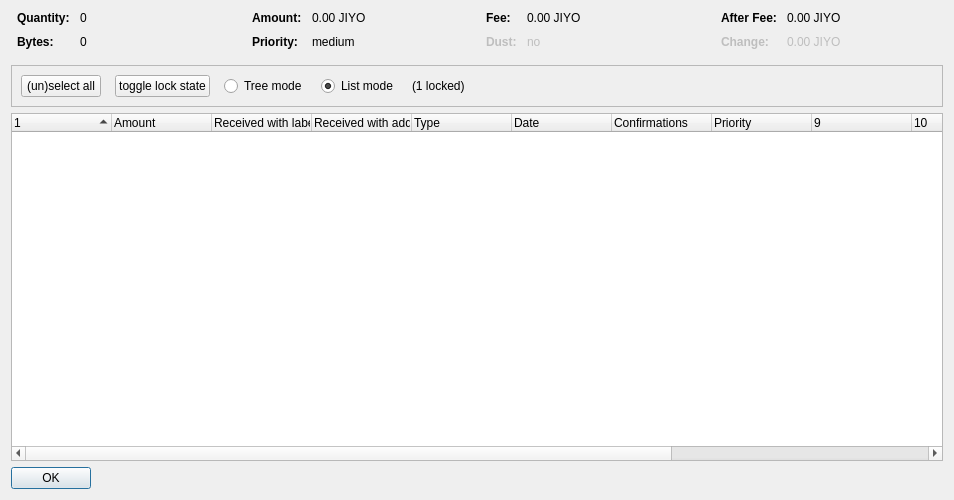
<?xml version="1.0" encoding="UTF-8"?>
<ui version="4.0">
 <class>CoinControlDialog</class>
 <widget class="QDialog" name="CoinControlDialog">
  <property name="geometry">
   <rect>
    <x>0</x>
    <y>0</y>
    <width>954</width>
    <height>500</height>
   </rect>
  </property>
  <property name="windowTitle">
   <string>Coin Selection</string>
  </property>
  <layout class="QVBoxLayout" name="verticalLayout">
   <item>
    <layout class="QHBoxLayout" name="horizontalLayoutTop" stretch="0,0,0,0">
     <property name="topMargin">
      <number>0</number>
     </property>
     <property name="bottomMargin">
      <number>10</number>
     </property>
     <item>
      <layout class="QFormLayout" name="formLayoutCoinControl1">
       <property name="horizontalSpacing">
        <number>10</number>
       </property>
       <property name="verticalSpacing">
        <number>10</number>
       </property>
       <property name="leftMargin">
        <number>6</number>
       </property>
       <property name="rightMargin">
        <number>6</number>
       </property>
       <item row="0" column="0">
        <widget class="QLabel" name="labelCoinControlQuantityText">
         <property name="font">
          <font>
           <weight>75</weight>
           <bold>true</bold>
          </font>
         </property>
         <property name="text">
          <string>Quantity:</string>
         </property>
        </widget>
       </item>
       <item row="0" column="1">
        <widget class="QLabel" name="labelCoinControlQuantity">
         <property name="cursor">
          <cursorShape>IBeamCursor</cursorShape>
         </property>
         <property name="contextMenuPolicy">
          <enum>Qt::ActionsContextMenu</enum>
         </property>
         <property name="text">
          <string notr="true">0</string>
         </property>
         <property name="textInteractionFlags">
          <set>Qt::LinksAccessibleByMouse|Qt::TextSelectableByKeyboard|Qt::TextSelectableByMouse</set>
         </property>
        </widget>
       </item>
       <item row="1" column="0">
        <widget class="QLabel" name="labelCoinControlBytesText">
         <property name="font">
          <font>
           <weight>75</weight>
           <bold>true</bold>
          </font>
         </property>
         <property name="text">
          <string>Bytes:</string>
         </property>
        </widget>
       </item>
       <item row="1" column="1">
        <widget class="QLabel" name="labelCoinControlBytes">
         <property name="cursor">
          <cursorShape>IBeamCursor</cursorShape>
         </property>
         <property name="contextMenuPolicy">
          <enum>Qt::ActionsContextMenu</enum>
         </property>
         <property name="text">
          <string notr="true">0</string>
         </property>
         <property name="textInteractionFlags">
          <set>Qt::LinksAccessibleByMouse|Qt::TextSelectableByKeyboard|Qt::TextSelectableByMouse</set>
         </property>
        </widget>
       </item>
      </layout>
     </item>
     <item>
      <layout class="QFormLayout" name="formLayoutCoinControl2">
       <property name="horizontalSpacing">
        <number>10</number>
       </property>
       <property name="verticalSpacing">
        <number>10</number>
       </property>
       <property name="leftMargin">
        <number>6</number>
       </property>
       <property name="rightMargin">
        <number>6</number>
       </property>
       <item row="0" column="0">
        <widget class="QLabel" name="labelCoinControlAmountText">
         <property name="font">
          <font>
           <weight>75</weight>
           <bold>true</bold>
          </font>
         </property>
         <property name="text">
          <string>Amount:</string>
         </property>
        </widget>
       </item>
       <item row="0" column="1">
        <widget class="QLabel" name="labelCoinControlAmount">
         <property name="cursor">
          <cursorShape>IBeamCursor</cursorShape>
         </property>
         <property name="contextMenuPolicy">
          <enum>Qt::ActionsContextMenu</enum>
         </property>
         <property name="text">
          <string notr="true">0.00 JIYO</string>
         </property>
         <property name="textInteractionFlags">
          <set>Qt::LinksAccessibleByMouse|Qt::TextSelectableByKeyboard|Qt::TextSelectableByMouse</set>
         </property>
        </widget>
       </item>
       <item row="1" column="0">
        <widget class="QLabel" name="labelCoinControlPriorityText">
         <property name="font">
          <font>
           <weight>75</weight>
           <bold>true</bold>
          </font>
         </property>
         <property name="text">
          <string>Priority:</string>
         </property>
        </widget>
       </item>
       <item row="1" column="1">
        <widget class="QLabel" name="labelCoinControlPriority">
         <property name="cursor">
          <cursorShape>IBeamCursor</cursorShape>
         </property>
         <property name="contextMenuPolicy">
          <enum>Qt::ActionsContextMenu</enum>
         </property>
         <property name="text">
          <string>medium</string>
         </property>
         <property name="textInteractionFlags">
          <set>Qt::LinksAccessibleByMouse|Qt::TextSelectableByKeyboard|Qt::TextSelectableByMouse</set>
         </property>
        </widget>
       </item>
      </layout>
     </item>
     <item>
      <layout class="QFormLayout" name="formLayoutCoinControl3">
       <property name="horizontalSpacing">
        <number>10</number>
       </property>
       <property name="verticalSpacing">
        <number>10</number>
       </property>
       <property name="leftMargin">
        <number>6</number>
       </property>
       <property name="rightMargin">
        <number>6</number>
       </property>
       <item row="0" column="0">
        <widget class="QLabel" name="labelCoinControlFeeText">
         <property name="font">
          <font>
           <weight>75</weight>
           <bold>true</bold>
          </font>
         </property>
         <property name="text">
          <string>Fee:</string>
         </property>
        </widget>
       </item>
       <item row="0" column="1">
        <widget class="QLabel" name="labelCoinControlFee">
         <property name="cursor">
          <cursorShape>IBeamCursor</cursorShape>
         </property>
         <property name="contextMenuPolicy">
          <enum>Qt::ActionsContextMenu</enum>
         </property>
         <property name="text">
          <string notr="true">0.00 JIYO</string>
         </property>
         <property name="textInteractionFlags">
          <set>Qt::LinksAccessibleByMouse|Qt::TextSelectableByKeyboard|Qt::TextSelectableByMouse</set>
         </property>
        </widget>
       </item>
       <item row="1" column="0">
        <widget class="QLabel" name="labelCoinControlLowOutputText">
         <property name="enabled">
          <bool>false</bool>
         </property>
         <property name="font">
          <font>
           <weight>75</weight>
           <bold>true</bold>
          </font>
         </property>
         <property name="text">
          <string>Dust:</string>
         </property>
        </widget>
       </item>
       <item row="1" column="1">
        <widget class="QLabel" name="labelCoinControlLowOutput">
         <property name="enabled">
          <bool>false</bool>
         </property>
         <property name="cursor">
          <cursorShape>IBeamCursor</cursorShape>
         </property>
         <property name="contextMenuPolicy">
          <enum>Qt::ActionsContextMenu</enum>
         </property>
         <property name="text">
          <string>no</string>
         </property>
         <property name="textInteractionFlags">
          <set>Qt::LinksAccessibleByMouse|Qt::TextSelectableByKeyboard|Qt::TextSelectableByMouse</set>
         </property>
        </widget>
       </item>
      </layout>
     </item>
     <item>
      <layout class="QFormLayout" name="formLayoutCoinControl4">
       <property name="horizontalSpacing">
        <number>10</number>
       </property>
       <property name="verticalSpacing">
        <number>10</number>
       </property>
       <property name="leftMargin">
        <number>6</number>
       </property>
       <property name="rightMargin">
        <number>6</number>
       </property>
       <item row="0" column="0">
        <widget class="QLabel" name="labelCoinControlAfterFeeText">
         <property name="font">
          <font>
           <weight>75</weight>
           <bold>true</bold>
          </font>
         </property>
         <property name="text">
          <string>After Fee:</string>
         </property>
        </widget>
       </item>
       <item row="0" column="1">
        <widget class="QLabel" name="labelCoinControlAfterFee">
         <property name="cursor">
          <cursorShape>IBeamCursor</cursorShape>
         </property>
         <property name="contextMenuPolicy">
          <enum>Qt::ActionsContextMenu</enum>
         </property>
         <property name="text">
          <string notr="true">0.00 JIYO</string>
         </property>
         <property name="textInteractionFlags">
          <set>Qt::LinksAccessibleByMouse|Qt::TextSelectableByKeyboard|Qt::TextSelectableByMouse</set>
         </property>
        </widget>
       </item>
       <item row="1" column="0">
        <widget class="QLabel" name="labelCoinControlChangeText">
         <property name="enabled">
          <bool>false</bool>
         </property>
         <property name="font">
          <font>
           <weight>75</weight>
           <bold>true</bold>
          </font>
         </property>
         <property name="text">
          <string>Change:</string>
         </property>
        </widget>
       </item>
       <item row="1" column="1">
        <widget class="QLabel" name="labelCoinControlChange">
         <property name="enabled">
          <bool>false</bool>
         </property>
         <property name="cursor">
          <cursorShape>IBeamCursor</cursorShape>
         </property>
         <property name="contextMenuPolicy">
          <enum>Qt::ActionsContextMenu</enum>
         </property>
         <property name="text">
          <string notr="true">0.00 JIYO</string>
         </property>
         <property name="textInteractionFlags">
          <set>Qt::LinksAccessibleByMouse|Qt::TextSelectableByKeyboard|Qt::TextSelectableByMouse</set>
         </property>
        </widget>
       </item>
      </layout>
     </item>
    </layout>
   </item>
   <item>
    <widget class="QFrame" name="frame">
     <property name="minimumSize">
      <size>
       <width>0</width>
       <height>40</height>
      </size>
     </property>
     <property name="frameShape">
      <enum>QFrame::StyledPanel</enum>
     </property>
     <property name="frameShadow">
      <enum>QFrame::Sunken</enum>
     </property>
     <layout class="QHBoxLayout" name="horizontalLayout">
      <item>
       <layout class="QHBoxLayout" name="horizontalLayoutPanel" stretch="0,0,0,0,0,0">
        <property name="spacing">
         <number>14</number>
        </property>
        <item>
         <widget class="QPushButton" name="pushButtonSelectAll">
          <property name="sizePolicy">
           <sizepolicy hsizetype="Maximum" vsizetype="Fixed">
            <horstretch>0</horstretch>
            <verstretch>0</verstretch>
           </sizepolicy>
          </property>
          <property name="text">
           <string>(un)select all</string>
          </property>
          <property name="autoDefault">
           <bool>false</bool>
          </property>
         </widget>
        </item>
        <item>
         <widget class="QPushButton" name="pushButtonToggleLock">
          <property name="sizePolicy">
           <sizepolicy hsizetype="Maximum" vsizetype="Fixed">
            <horstretch>0</horstretch>
            <verstretch>0</verstretch>
           </sizepolicy>
          </property>
          <property name="text">
           <string>toggle lock state</string>
          </property>
          <property name="autoDefault">
           <bool>false</bool>
          </property>
         </widget>
        </item>
        <item>
         <widget class="QRadioButton" name="radioTreeMode">
          <property name="sizePolicy">
           <sizepolicy hsizetype="Maximum" vsizetype="Fixed">
            <horstretch>0</horstretch>
            <verstretch>0</verstretch>
           </sizepolicy>
          </property>
          <property name="text">
           <string>Tree mode</string>
          </property>
         </widget>
        </item>
        <item>
         <widget class="QRadioButton" name="radioListMode">
          <property name="sizePolicy">
           <sizepolicy hsizetype="Maximum" vsizetype="Fixed">
            <horstretch>0</horstretch>
            <verstretch>0</verstretch>
           </sizepolicy>
          </property>
          <property name="text">
           <string>List mode</string>
          </property>
          <property name="checked">
           <bool>true</bool>
          </property>
         </widget>
        </item>
        <item>
         <widget class="QLabel" name="labelLocked">
          <property name="text">
           <string>(1 locked)</string>
          </property>
         </widget>
        </item>
        <item>
         <spacer name="horizontalSpacer">
          <property name="orientation">
           <enum>Qt::Horizontal</enum>
          </property>
          <property name="sizeHint" stdset="0">
           <size>
            <width>40</width>
            <height>20</height>
           </size>
          </property>
         </spacer>
        </item>
       </layout>
      </item>
     </layout>
    </widget>
   </item>
   <item>
    <widget class="CoinControlTreeWidget" name="treeWidget">
     <property name="contextMenuPolicy">
      <enum>Qt::CustomContextMenu</enum>
     </property>
     <property name="sortingEnabled">
      <bool>false</bool>
     </property>
     <property name="columnCount">
      <number>13</number>
     </property>
     <attribute name="headerShowSortIndicator" stdset="0">
      <bool>true</bool>
     </attribute>
     <attribute name="headerStretchLastSection">
      <bool>false</bool>
     </attribute>
     <column>
      <property name="text">
       <string/>
      </property>
     </column>
     <column>
      <property name="text">
       <string>Amount</string>
      </property>
     </column>
     <column>
      <property name="text">
       <string>Received with label</string>
      </property>
     </column>
     <column>
      <property name="text">
       <string>Received with address</string>
      </property>
     </column>
     <column>
      <property name="text">
	<string>Type</string>
      </property>
     </column>
     <column>
      <property name="text">	 
       <string>Date</string>
      </property>
     </column>
     <column>
      <property name="text">
       <string>Confirmations</string>
      </property>
      <property name="toolTip">
       <string>Confirmed</string>
      </property>
     </column>
     <column>
      <property name="text">
       <string>Priority</string>
      </property>
     </column>
     <column>
      <property name="text">
       <string/>
      </property>
     </column>
     <column>
      <property name="text">
       <string/>
      </property>
     </column>
     <column>
      <property name="text">
       <string/>
      </property>
     </column>
     <column>
      <property name="text">
       <string/>
      </property>
     </column>
     <column>
      <property name="text">
       <string/>
      </property>
     </column>
    </widget>
   </item>
   <item>
    <widget class="QDialogButtonBox" name="buttonBox">
     <property name="sizePolicy">
      <sizepolicy hsizetype="Maximum" vsizetype="Fixed">
       <horstretch>0</horstretch>
       <verstretch>0</verstretch>
      </sizepolicy>
     </property>
     <property name="orientation">
      <enum>Qt::Horizontal</enum>
     </property>
     <property name="standardButtons">
      <set>QDialogButtonBox::Ok</set>
     </property>
    </widget>
   </item>
  </layout>
 </widget>
 <customwidgets>
  <customwidget>
   <class>CoinControlTreeWidget</class>
   <extends>QTreeWidget</extends>
   <header>coincontroltreewidget.h</header>
  </customwidget>
 </customwidgets>
 <resources/>
 <connections/>
</ui>
